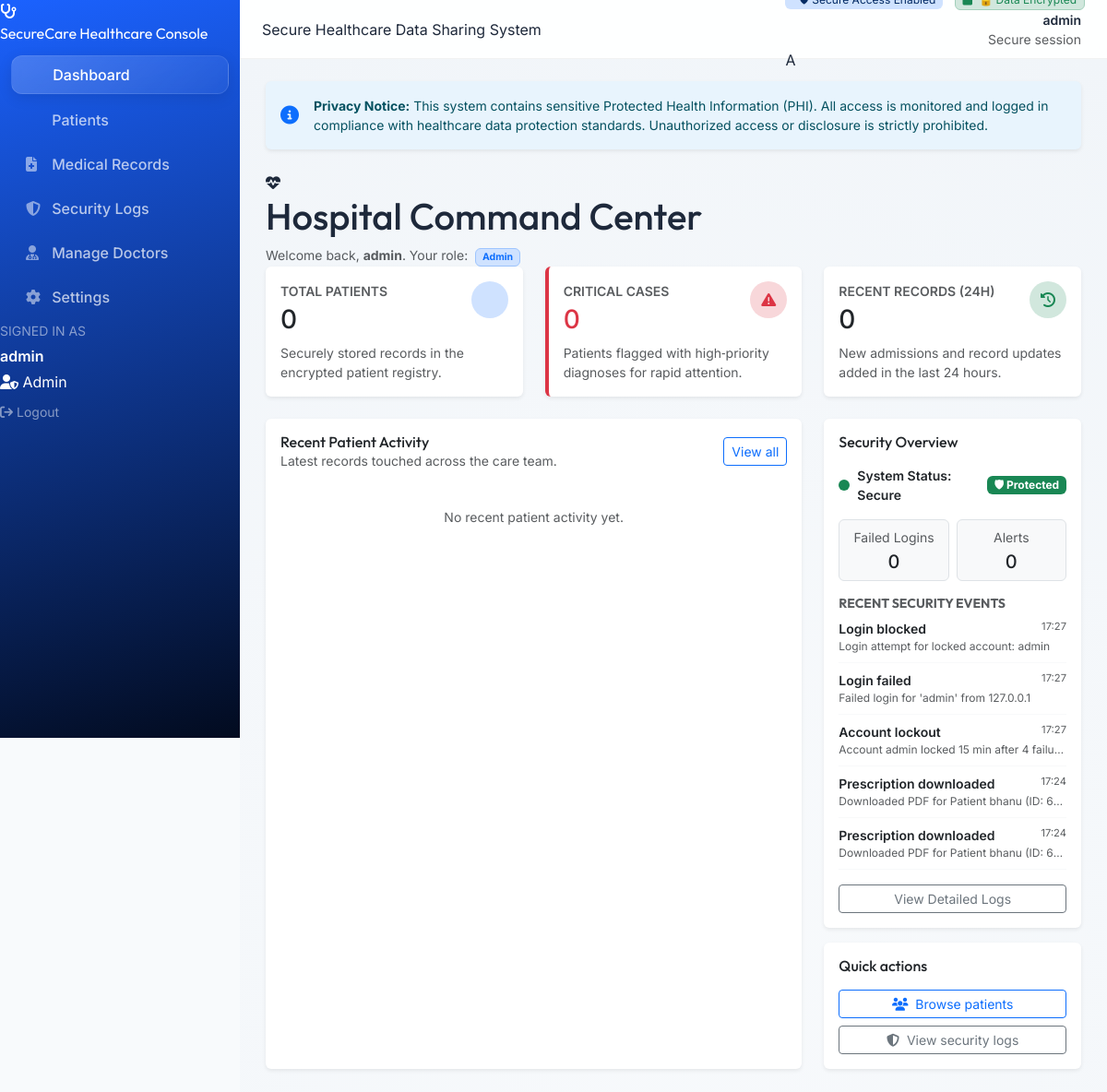
The page /dashboard (signed in, upper part) on the database as committed earlier.
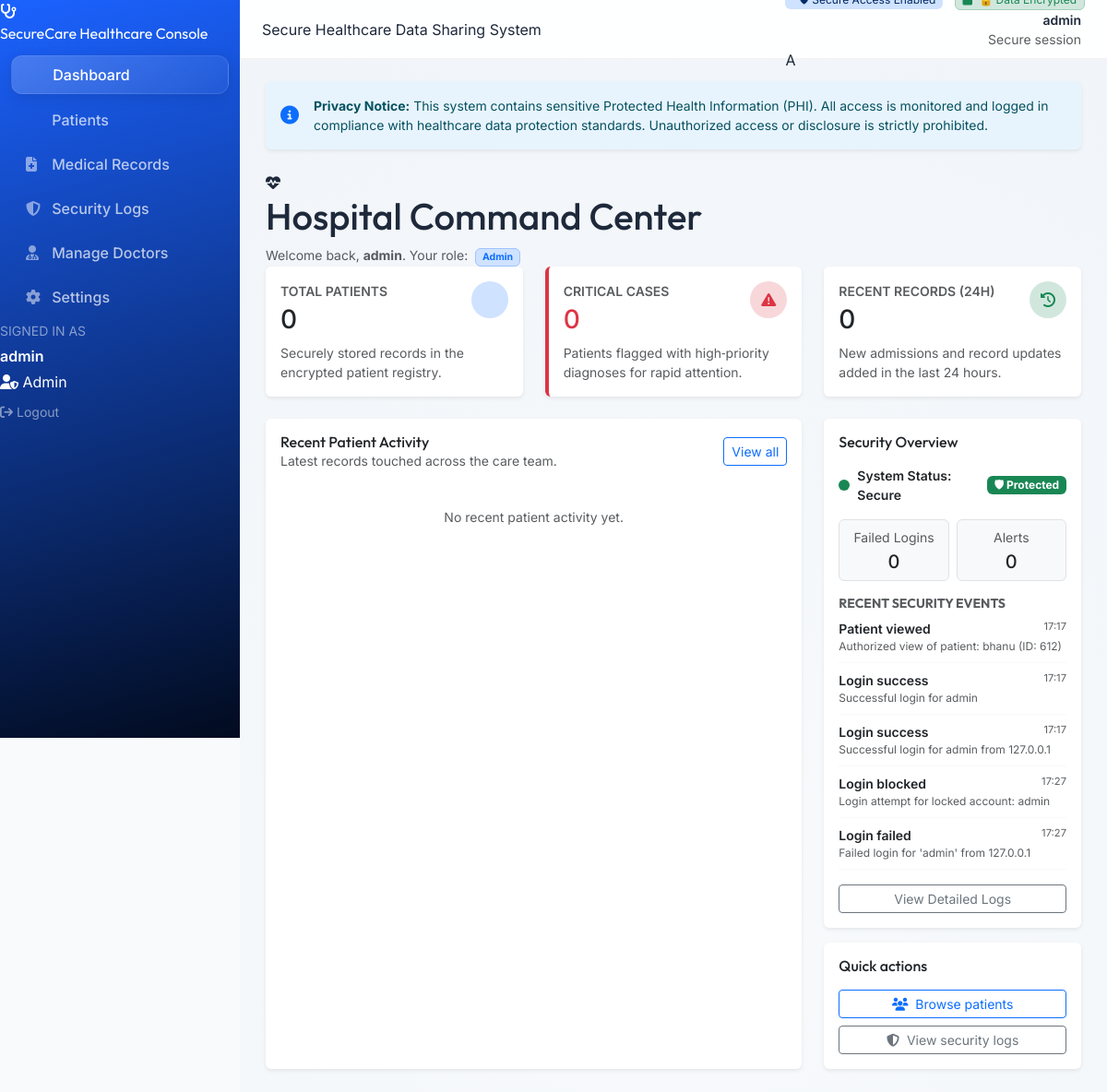
The same page on the database as committed later.
### tables this page shows
CREATE TABLE security_events (
            id INTEGER PRIMARY KEY AUTOINCREMENT,
            timestamp TEXT DEFAULT CURRENT_TIMESTAMP,
            username TEXT,
            role TEXT,
            ip_address TEXT,
            event_type TEXT NOT NULL,
            details TEXT
        );

### app.py (the view, shortened to what this page needs)
@app.route("/dashboard")
@login_required
def dashboard():
    user_id       = session.get("user_id")
    user_role     = session.get("user_role")
    hospital_name = session.get("hospital_name")
    db = get_db()
    sql_where, params = _build_patient_filter(user_role, user_id, hospital_name)
    total_patients = db.execute(f"SELECT COUNT(*) FROM patients {sql_where}", params).fetchone()[0]
    critical_cases = db.execute(
        f"SELECT COUNT(*) FROM patients {sql_where} {' AND ' if sql_where else 'WHERE '} is_critical = 1",
        params
    ).fetchone()[0]
    recent_patients_rows = db.execute(
        f"SELECT * FROM patients {sql_where} ORDER BY id DESC LIMIT 5",
        params
    ).fetchall()
    recent_patients = []
    stats = {
        "total_patients": total_patients,
        "critical_cases": critical_cases,
        "recent_records": len(recent_patients),
    }
    since_24h  = (datetime.now() - timedelta(hours=24)).isoformat()
    if user_role == "admin" and hospital_name:
        failed_24h = db.execute(
            """
            SELECT COUNT(*) FROM security_events
            WHERE event_type = ? AND timestamp >= ?
            AND username IN (SELECT username FROM users WHERE hospital_name = ?)
            """,
            ("login_failed", since_24h, hospital_name)
        ).fetchone()[0]
        alerts_24h = db.execute(
            """
            SELECT COUNT(*) FROM security_events
            WHERE event_type = ? AND timestamp >= ?
            AND username IN (SELECT username FROM users WHERE hospital_name = ?)
            """,
            ("suspicious_activity", since_24h, hospital_name)
        ).fetchone()[0]
        recent_logs = db.execute(
            """
            SELECT timestamp, event_type, details FROM security_events
            WHERE username IN (SELECT username FROM users WHERE hospital_name = ?)
            OR username = ?
            ORDER BY timestamp DESC LIMIT 5
            """,
            (hospital_name, session.get("username"))
        ).fetchall()
    else:
        failed_24h = 0
        alerts_24h = 0
        recent_logs = []
    formatted_logs = []
    for log in recent_logs:
        formatted_logs.append(dict(log))
    security_stats = {
        "failed_attempts_total": failed_24h,
        "recent_alerts":         alerts_24h,
        "status":                "Secure" if alerts_24h == 0 else "Warning",
        "recent_logs":           formatted_logs,
    }
    return render_template(
        "dashboard.html",
        role=user_role,
        stats=stats,
        recent_patients=recent_patients,
        security_stats=security_stats,
    )

### templates/dashboard.html (shortened to what this page needs)
{% extends "base.html" %}
{% block content %}
<div class="page-heading">
  <div class="page-heading-title">
    <div class="page-heading-icon">
      <i class="fa-solid fa-heart-pulse"></i>
    </div>
    <div>
      <h1>Hospital Command Center</h1>
      <div class="text-muted small">
        Welcome back, <strong>{{ session.get('username') }}</strong>. Your role:
        <span class="badge bg-primary-subtle text-primary border border-primary-subtle ms-1">
          {{ role|capitalize }}
        </span>
      </div>
    </div>
  </div>
</div>
<div class="row g-3 g-lg-4 mb-4">
  <div class="col-12 col-md-4">
    <div class="card border-0 shadow-sm h-100">
      <div class="card-body d-flex flex-column">
        <div class="d-flex justify-content-between align-items-start mb-2">
          <div>
            <div class="text-uppercase text-muted small fw-semibold mb-1">
              Total Patients
            </div>
            <div class="h3 mb-0">{{ stats.total_patients or 0 }}</div>
          </div>
          <span class="rounded-circle bg-primary-subtle text-primary d-inline-flex align-items-center justify-content-center"
            style="width: 40px; height: 40px;">
          </span>
        </div>
        <p class="text-muted small mb-0">
          Securely stored records in the encrypted patient registry.
        </p>
      </div>
    </div>
  </div>
  <div class="col-12 col-md-4">
    <a href="{{ url_for('view_patients', filter='critical') }}" class="text-decoration-none h-100">
      <div class="card border-0 shadow-sm h-100 border-start border-danger border-4">
        <div class="card-body d-flex flex-column">
          <div class="d-flex justify-content-between align-items-start mb-2">
            <div>
              <div class="text-uppercase text-muted small fw-semibold mb-1">
                Critical Cases
              </div>
              <div class="h3 mb-0 text-danger">{{ stats.critical_cases or 0 }}</div>
            </div>
            <span class="rounded-circle bg-danger-subtle text-danger d-inline-flex align-items-center justify-content-center"
              style="width: 40px; height: 40px;">
              <i class="fa-solid fa-triangle-exclamation"></i>
            </span>
          </div>
          <p class="text-muted small mb-0">
            Patients flagged with high‑priority diagnoses for rapid attention.
          </p>
        </div>
      </div>
    </a>
  </div>
  <div class="col-12 col-md-4">
    <div class="card border-0 shadow-sm h-100">
      <div class="card-body d-flex flex-column">
        <div class="d-flex justify-content-between align-items-start mb-2">
          <div>
            <div class="text-uppercase text-muted small fw-semibold mb-1">
              Recent Records (24h)
            </div>
            <div class="h3 mb-0">{{ stats.recent_records or 0 }}</div>
          </div>
          <span class="rounded-circle bg-success-subtle text-success d-inline-flex align-items-center justify-content-center"
            style="width: 40px; height: 40px;">
            <i class="fa-solid fa-clock-rotate-left"></i>
          </span>
        </div>
        <p class="text-muted small mb-0">
          New admissions and record updates added in the last 24 hours.
        </p>
      </div>
    </div>
  </div>
</div>
<div class="row g-3 g-lg-4">
  <div class="col-12 col-lg-8">
    <div class="card border-0 shadow-sm h-100">
      <div class="card-body">
        <div class="d-flex justify-content-between align-items-center mb-3">
          <div>
            <h2 class="h6 mb-0">Recent Patient Activity</h2>
            <p class="text-muted small mb-0">
              Latest records touched across the care team.
            </p>
          </div>
          <a href="{{ url_for('view_patients') }}" class="btn btn-sm btn-outline-primary">
            View all
          </a>
        </div>
        {% if recent_patients %}
        <div class="table-responsive">
          <table class="table table-sm align-middle mb-0">
            <thead class="table-light">
              <tr>
                <th scope="col">Patient</th>
                <th scope="col" class="d-none d-md-table-cell">Disease</th>
                <th scope="col">Doctor</th>
                <th scope="col" class="text-end">Actions</th>
              </tr>
            </thead>
            <tbody>
              {% for p in recent_patients %}
              <tr>
                <td>
                <div class="fw-semibold text-truncate" style="max-width: 150px;">
                {{ p.name }}
                {% if p.is_critical %}
                <i class="fa-solid fa-triangle-exclamation text-danger ms-1" title="Critical Case"></i>
                {% endif %}
              </div>
                <div class="text-muted small">
                  {{ p.age }} yrs
                </div>
                </td>
                <td class="d-none d-md-table-cell">
                  <span class="badge bg-primary-subtle text-primary">
                    {{ p.disease }}
                  </span>
                </td>
                <td>{{ p.doctor_username }}</td>
                <td class="text-end">
                  <a
                    href="{{ url_for('patient_profile', patient_id=p.id) }}"
                    class="btn btn-sm btn-outline-secondary"
                  >
                    <i class="fa-regular fa-folder-open me-1"></i>Open chart
                  </a>
                </td>
              </tr>
              {% endfor %}
            </tbody>
          </table>
        </div>
        {% else %}
        <div class="text-center text-muted small py-4">
          No recent patient activity yet.
        </div>
        {% endif %}
      </div>
    </div>
  </div>
  <div class="col-12 col-lg-4">
    {% if role == 'admin' %}
    <div class="card border-0 shadow-sm mb-3">
      <div class="card-body">
        <h2 class="h6 mb-3">Security Overview</h2>
        <div class="d-flex align-items-center mb-3">
            <div class="flex-shrink-0">
                <div class="rounded-circle {% if security_stats.status == 'Secure' %}bg-success{% else %}bg-warning{% endif %} d-flex align-items-center justify-content-center" style="width: 12px; height: 12px;"></div>
            </div>
            <div class="ms-2 fw-semibold small">
                System Status: {{ security_stats.status }}
            </div>
            {% if security_stats.status != 'Secure' %}
            <span class="ms-auto badge bg-warning text-dark small">⚠ Warning</span>
            {% else %}
            <span class="ms-auto badge bg-success text-white small">🛡 Protected</span>
            {% endif %}
        </div>
        <div class="row g-2 mb-3">
            <div class="col-6">
                <div class="p-2 border rounded bg-light text-center">
                    <div class="small text-muted mb-1">Failed Logins</div>
                    <div class="h5 mb-0 {% if security_stats.failed_attempts_total > 0 %}text-danger{% endif %}">
                        {{ security_stats.failed_attempts_total }}
                    </div>
                </div>
            </div>
            <div class="col-6">
                <div class="p-2 border rounded bg-light text-center">
                    <div class="small text-muted mb-1">Alerts</div>
                    <div class="h5 mb-0 {% if security_stats.recent_alerts > 0 %}text-warning{% endif %}">
                        {{ security_stats.recent_alerts }}
                    </div>
                </div>
            </div>
        </div>
        <h3 class="h7 small fw-bold text-uppercase text-muted mb-2">Recent Security Events</h3>
        <ul class="list-unstyled small mb-0">
          {% for log in security_stats.recent_logs %}
          <li class="mb-2 pb-2 border-bottom border-light">
            <div class="d-flex justify-content-between">
                <span class="fw-semibold">{{ log.event_type|replace('_', ' ')|capitalize }}</span>
                <span class="text-muted" style="font-size: 0.7rem;">{{ log.timestamp.split(' ')[1][:5] if ' ' in log.timestamp else '' }}</span>
            </div>
            <div class="text-muted text-truncate" style="font-size: 0.75rem;">{{ log.details }}</div>
          </li>
          {% else %}
          <li class="text-muted py-2">No recent security events.</li>
          {% endfor %}
        </ul>
        <div class="mt-3">
            <a href="{{ url_for('security_logs') }}" class="btn btn-sm btn-outline-secondary w-100">
                View Detailed Logs
            </a>
        </div>
      </div>
    </div>
    {% endif %}
    <div class="card border-0 shadow-sm">
      <div class="card-body">
        <h2 class="h6 mb-3">Quick actions</h2>
        <div class="d-grid gap-2">
          <a href="{{ url_for('view_patients') }}" class="btn btn-outline-primary btn-sm">
            <i class="fa-solid fa-users me-1"></i> Browse patients
          </a>
          {% if role == 'admin' %}
          <a href="{{ url_for('security_logs') }}" class="btn btn-outline-secondary btn-sm">
            <i class="fa-solid fa-shield-halved me-1"></i> View security logs
          </a>
          {% endif %}
        </div>
      </div>
    </div>
  </div>
</div>
<div class="row g-3 g-lg-4 mt-1">
</div>
{% endblock %}

Rows that differ between the two databases and show on the page:
no longer on this page (row unchanged): security_events: event_type "Account lockout", timestamp "17:27", details "Account admin locked 15 min after 4 failu…"
no longer on this page (row unchanged): security_events: event_type "Prescription downloaded", timestamp "17:24", details "Downloaded PDF for Patient bhanu (ID: 6…"
no longer on this page (row unchanged): security_events: event_type "Prescription downloaded", timestamp "17:24", details "Downloaded PDF for Patient bhanu (ID: 6…"
added security_events: event_type "Patient viewed", timestamp "17:17", details "Authorized view of patient: bhanu (ID: 612)"
added security_events: event_type "Login success", timestamp "17:17", details "Successful login for admin"
added security_events: event_type "Login success", timestamp "17:17", details "Successful login for admin from 127.0.0.1"
